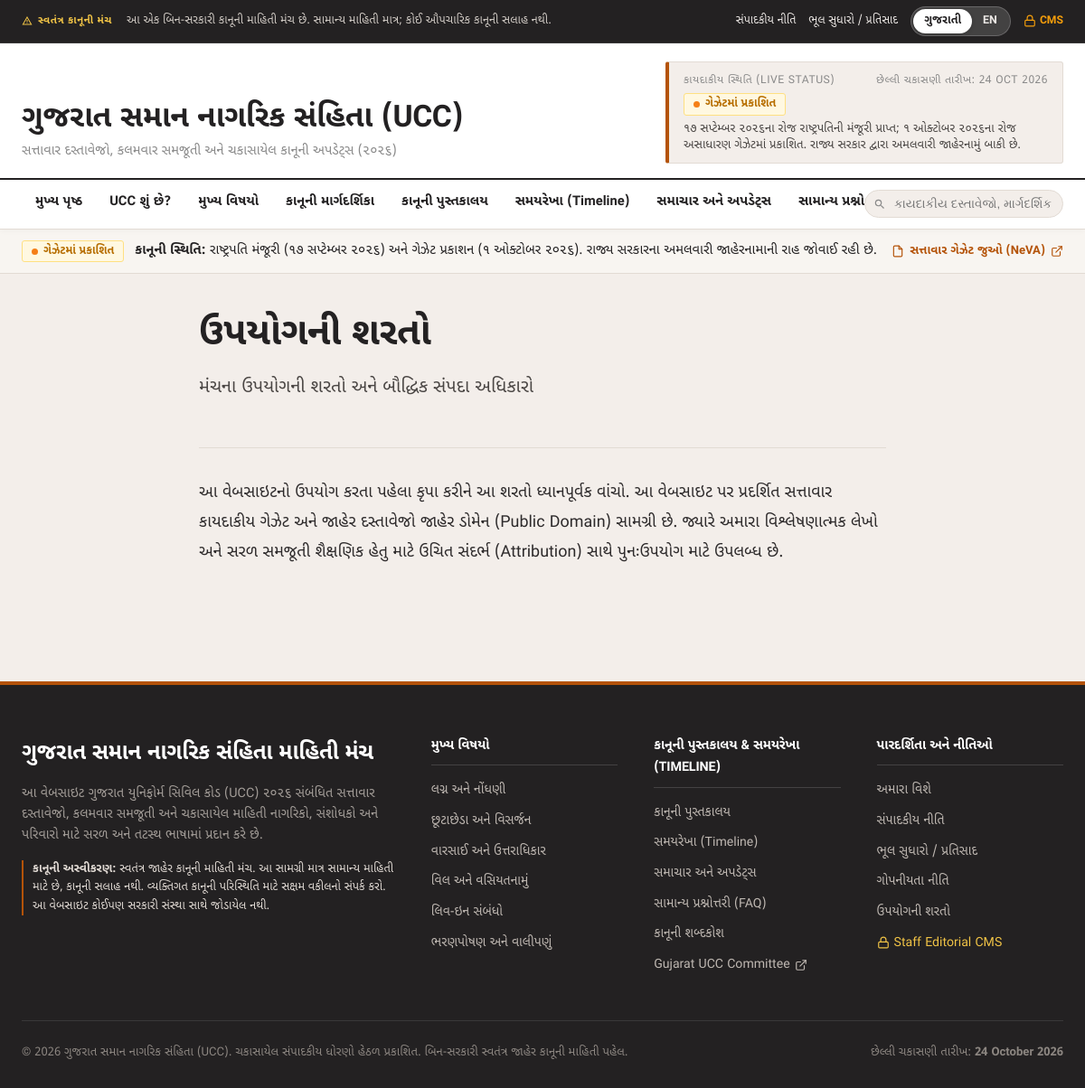
The app's page /terms/ with its own data.
### apps/core/models.py (models this page shows, shortened)
class SiteSettings(models.Model):
    site_name_en = models.CharField(max_length=200, default="Gujarat UCC Public Information Platform")
    site_name_gu = models.CharField(max_length=200, default="ગુજરાત સમાન નાગરિક સંહિતા (UCC) માહિતી મંચ")
    current_status = models.CharField(
        max_length=50,
        choices=StatusTaxonomy.CHOICES,
        default=StatusTaxonomy.PUBLISHED_IN_GAZETTE,
        help_text="Current state-wide verified legislative status of Gujarat UCC 2026."
    )
    status_summary_en = models.CharField(
        max_length=300,
        default="Presidential Assent received on 17 Sept 2026; Published in Extraordinary Gazette on 1 Oct 2026. Commencement notification by State Govt awaited."
    )
    status_summary_gu = models.CharField(
        max_length=300,
        default="૧૭ સપ્ટેમ્બર ૨૦૨૬ના રોજ રાષ્ટ્રપતિની મંજૂરી પ્રાપ્ત; ૧ ઓક્ટોબર ૨૦૨૬ના રોજ અસાધારણ ગેઝેટમાં પ્રકાશિત. રાજ્ય સરકાર દ્વારા અમલવારી જાહેરનામું બાકી છે."
    )
    last_verified_date = models.DateField(
        help_text="Date when official gazette and rules were last cross-checked."
    )
    verified_official_source_url = models.URLField(
        default="https://cms.neva.gov.in/NeVA/GJ/FileStructures/PaperLaid/15/8/AsIntroduced/17%20of2026_AsIn.pdf"
    )
    official_committee_url = models.URLField(default="https://uccgujarat.in/")
    announcement_banner_en = models.CharField(max_length=300, blank=True)
    announcement_banner_gu = models.CharField(max_length=300, blank=True)
    show_announcement = models.BooleanField(default=True)
    mandatory_disclaimer_en = models.TextField(
        default="Independent public informational platform. General legal information only; not legal advice. Consult a qualified advocate for individual circumstances. Not affiliated with any government entity."
    )
    mandatory_disclaimer_gu = models.TextField(
        default="સ્વતંત્ર જાહેર કાનૂની માહિતી મંચ. આ સામગ્રી માત્ર સામાન્ય માહિતી માટે છે, કાનૂની સલાહ નથી. વ્યક્તિગત કાનૂની પરિસ્થિતિ માટે સક્ષમ વકીલનો સંપર્ક કરો. આ વેબસાઇટ કોઈપણ સરકારી સંસ્થા સાથે જોડાયેલ નથી."
    )
    default_theme = models.CharField(
        max_length=20,
        choices=[("light", "Light Mode"), ("dark", "Dark Mode"), ("contrast", "High Contrast Accessibility")],
        default="light"
    )
    primary_accent_color = models.CharField(max_length=30, default="#B45309", help_text="Hex color code for platform primary accent")
    default_language = models.CharField(
        max_length=10,
        choices=[("gu", "ગુજરાતી (Gujarati)"), ("en", "English")],
        default="gu"
    )
    class Meta:
        verbose_name = "Site Setting & Live Legal Status"
        verbose_name_plural = "Site Settings & Live Legal Status"

### apps/core/views.py (the view)
# urls.py: path('terms/', core_views.terms_page, name='terms_page'),
def terms_page(request):
    return render(request, 'pages/terms_page.html')

### templates/pages/terms_page.html (shortened to what this page needs)
{% extends 'base.html' %}
{% load core_tags %}
{% block content %}
<div class="container section-py">
    <div class="reading-column">
        <header class="article-header">
            <h1 class="article-headline">{{ ui.terms }}</h1>
            <p class="article-summary-deck">
                {% if is_gujarati %}
                મંચના ઉપયોગની શરતો અને બૌદ્ધિક સંપદા અધિકારો
                {% else %}
                Terms of Use, Content License, and Legal Reference Rights
                {% endif %}
            </p>
        </header>
        <div class="reading-body">
            <p>
                {% if is_gujarati %}
                આ વેબસાઇટનો ઉપયોગ કરતા પહેલા કૃપા કરીને આ શરતો ધ્યાનપૂર્વક વાંચો. આ વેબસાઇટ પર પ્રદર્શિત સત્તાવાર કાયદાકીય ગેઝેટ અને જાહેર દસ્તાવેજો જાહેર ડોમેન (Public Domain) સામગ્રી છે. જ્યારે અમારા વિશ્લેષણાત્મક લેખો અને સરળ સમજૂતી શૈક્ષણિક હેતુ માટે ઉચિત સંદર્ભ (Attribution) સાથે પુનઃઉપયોગ માટે ઉપલબ્ધ છે.
                {% endif %}
            </p>
        </div>
    </div>
</div>
{% endblock %}

### templates/base.html (shortened to what this page needs)
{% load static core_tags %}
<!DOCTYPE html>
<html lang="{{ current_lang|default:'gu' }}">
<head>
    <link rel="stylesheet" href="{% static 'css/style.css' %}">
</head>
<body class="lang-{{ current_lang|default:'gu' }} theme-light">
    <div class="top-disclaimer-bar">
        <div class="container">
            <div class="top-disclaimer-content">
                <span class="disclaimer-badge">
                    <svg width="12" height="12" viewBox="0 0 24 24" fill="currentColor"><path d="M12 2L1 21h22L12 2zm0 3.99L19.53 19H4.47L12 5.99zM11 10h2v4h-2zm0 5h2v2h-2z"/></svg>
                    {% if is_gujarati %}સ્વતંત્ર કાનૂની મંચ{% else %}Independent Public Platform{% endif %}
                </span>
                <span class="disclaimer-text">
                    {% if is_gujarati %}
                    આ એક બિન-સરકારી કાનૂની માહિતી મંચ છે. સામાન્ય માહિતી માત્ર; કોઈ ઔપચારિક કાનૂની સલાહ નથી.
                    {% else %}
                    Independent legal information initiative. General informational content only; not formal legal advice.
                    {% endif %}
                </span>
                <div class="top-bar-links">
                    <a href="{% url 'editorial_policy' %}">{{ ui.editorial_policy }}</a>
                    <a href="{% url 'corrections_page' %}">{{ ui.corrections }}</a>
                    <div class="lang-selector-group" title="ભાષા બદલો / Switch Language">
                        <a href="?lang=gu" data-lang="gu" class="lang-btn {% if is_gujarati %}active{% endif %}">ગુજરાતી</a>
                        <a href="?lang=en" data-lang="en" class="lang-btn {% if not is_gujarati %}active{% endif %}">EN</a>
                    </div>
                    <a href="{% url 'portal_admin_home' %}" style="font-size: 0.76rem; font-weight: 700; color: #F59E0B; text-decoration: none; display: inline-flex; align-items: center; gap: 4px;">
                        <svg class="icon-svg icon-sm" viewBox="0 0 24 24"><rect x="3" y="11" width="18" height="11" rx="2" ry="2"/><path d="M7 11V7a5 5 0 0 1 10 0v4"/></svg>
                        <span>CMS</span>
                    </a>
                </div>
            </div>
        </div>
    </div>
    <header class="site-masthead">
        <div class="container">
            <div class="masthead-inner">
                <div class="brand-block">
                    <h1>
                        <a href="{% url 'home' %}">
                            {% if is_gujarati %}
                            ગુજરાત સમાન નાગરિક સંહિતા (UCC)
                            {% else %}
                            Gujarat Uniform Civil Code
                            {% endif %}
                        </a>
                    </h1>
                    <div class="brand-sub">
                        {% if is_gujarati %}
                        સત્તાવાર દસ્તાવેજો, કલમવાર સમજૂતી અને ચકાસાયેલ કાનૂની અપડેટ્સ (૨૦૨૬)
                        {% else %}
                        Public Legal Repository, Section Explainers & Legislative Tracker (2026)
                        {% endif %}
                    </div>
                </div>
                <div class="masthead-status-box">
                    <div class="masthead-status-meta">
                        <span>{{ ui.status_tracker }}</span>
                        <span>{{ ui.last_verified }}: {{ site_settings.last_verified_date|date:"d M Y" }}</span>
                    </div>
                    <div class="masthead-status-text">
                        <span class="status-badge {{ current_status_badge_class }}">
                            {{ current_status_label }}
                        </span>
                        <div style="margin-top: 6px; font-size: 0.82rem; font-weight: normal; color: #494543;">
                            {% if is_gujarati %}{{ site_settings.status_summary_gu }}{% else %}{{ site_settings.status_summary_en }}{% endif %}
                        </div>
                    </div>
                </div>
            </div>
        </div>
    </header>
    <nav class="main-nav-bar" aria-label="Main Navigation">
        <div class="container nav-inner">
            <ul class="nav-links">
                <li><a href="{% url 'home' %}" class="{% if request.resolver_match.url_name == 'home' %}active{% endif %}">{{ ui.home }}</a></li>
                <li><a href="{% url 'understand_ucc' %}" class="{% if request.resolver_match.url_name == 'understand_ucc' %}active{% endif %}">{{ ui.understand_ucc }}</a></li>
                <li><a href="{% url 'topics_list' %}" class="{% if 'topic' in request.resolver_match.url_name %}active{% endif %}">{{ ui.topics }}</a></li>
                <li><a href="{% url 'explainers_list' %}" class="{% if 'explainer' in request.resolver_match.url_name %}active{% endif %}">{{ ui.explainers }}</a></li>
                <li><a href="{% url 'library_list' %}" class="{% if 'library' in request.resolver_match.url_name or 'document' in request.resolver_match.url_name %}active{% endif %}">{{ ui.library }}</a></li>
                <li><a href="{% url 'timeline_page' %}" class="{% if request.resolver_match.url_name == 'timeline_page' %}active{% endif %}">{{ ui.timeline }}</a></li>
                <li><a href="{% url 'news_list' %}" class="{% if 'news' in request.resolver_match.url_name %}active{% endif %}">{{ ui.news }}</a></li>
                <li><a href="{% url 'faq_glossary' %}" class="{% if request.resolver_match.url_name == 'faq_glossary' %}active{% endif %}">{{ ui.faq }} & {{ ui.glossary }}</a></li>
            </ul>
            <div class="nav-search-box">
                <form action="{% url 'search_page' %}" method="get">
                    <input type="text" name="q" class="nav-search-input" placeholder="{{ ui.search }}" value="{{ request.GET.q|default:'' }}">
                </form>
            </div>
        </div>
    </nav>
    <div class="live-status-banner">
        <div class="container">
            <div class="live-status-grid">
                <div class="live-status-desc">
                    <span class="status-badge {{ current_status_badge_class }}">
                        {{ current_status_label }}
                    </span>
                    <span>
                        {% if is_gujarati %}
                        <strong>કાનૂની સ્થિતિ:</strong> રાષ્ટ્રપતિ મંજૂરી (૧૭ સપ્ટેમ્બર ૨૦૨૬) અને ગેઝેટ પ્રકાશન (૧ ઓક્ટોબર ૨૦૨૬). રાજ્ય સરકારના અમલવારી જાહેરનામાની રાહ જોવાઈ રહી છે.
                        {% else %}
                        <strong>Legal Operational Notice:</strong> Presidential Assent (17 Sept 2026) and Extraordinary Gazette (1 Oct 2026). State Government appointed commencement notification awaited.
                        {% endif %}
                    </span>
                </div>
                <div class="live-status-sources">
                    <a href="{{ site_settings.verified_official_source_url }}" target="_blank" rel="noopener noreferrer" style="font-weight: 600; display: inline-flex; align-items: center; gap: 6px;">
                        <svg class="icon-svg icon-sm" viewBox="0 0 24 24"><path d="M14 2H6a2 2 0 0 0-2 2v16a2 2 0 0 0 2 2h12a2 2 0 0 0 2-2V8z"/><polyline points="14 2 14 8 20 8"/></svg>
                        <span>{% if is_gujarati %}સત્તાવાર ગેઝેટ જુઓ (NeVA){% else %}View Official Gazette (NeVA){% endif %}</span>
                        <svg class="icon-svg icon-sm" viewBox="0 0 24 24"><path d="M18 13v6a2 2 0 0 1-2 2H5a2 2 0 0 1-2-2V8a2 2 0 0 1 2-2h6"/><polyline points="15 3 21 3 21 9"/><line x1="10" y1="14" x2="21" y2="3"/></svg>
                    </a>
                </div>
            </div>
        </div>
    </div>
    <main id="main-content">
        {% block content %}{% endblock %}
    </main>
    <footer class="site-footer">
        <div class="container">
            <div class="footer-grid">
                <div class="footer-brand">
                    <h3>{% if is_gujarati %}ગુજરાત સમાન નાગરિક સંહિતા માહિતી મંચ{% else %}Gujarat Uniform Civil Code Information Platform{% endif %}</h3>
                    <p>
                        {% if is_gujarati %}
                        આ વેબસાઇટ ગુજરાત યુનિફોર્મ સિવિલ કોડ (UCC) ૨૦૨૬ સંબંધિત સત્તાવાર દસ્તાવેજો, કલમવાર સમજૂતી અને ચકાસાયેલ માહિતી નાગરિકો, સંશોધકો અને પરિવારો માટે સરળ અને તટસ્થ ભાષામાં પ્રદાન કરે છે.
                        {% else %}
                        An independent editorial project dedicated to explaining, documenting, and tracking the Gujarat Uniform Civil Code, 2026 responsibly through primary legal sources and verified citations.
                        {% endif %}
                    </p>
                    <div style="font-size: 0.8rem; color: #E0D9D3; line-height: 1.6; border-left: 2px solid var(--coral-red); padding-left: 10px;">
                        <strong>{{ ui.disclaimer }}:</strong> {{ site_settings.mandatory_disclaimer_gu|default:site_settings.mandatory_disclaimer_en }}
                    </div>
                </div>
                <div class="footer-col">
                    <h4>{{ ui.topics }}</h4>
                    <ul class="footer-links">
                        <li><a href="/topics/marriage-registration/">{% if is_gujarati %}લગ્ન અને નોંધણી{% else %}Marriage & Registration{% endif %}</a></li>
                        <li><a href="/topics/divorce-dissolution/">{% if is_gujarati %}છૂટાછેડા અને વિસર્જન{% else %}Divorce & Dissolution{% endif %}</a></li>
                        <li><a href="/topics/succession-inheritance/">{% if is_gujarati %}વારસાઈ અને ઉત્તરાધિકાર{% else %}Succession & Inheritance{% endif %}</a></li>
                        <li><a href="/topics/wills-estates/">{% if is_gujarati %}વિલ અને વસિયતનામું{% else %}Wills & Estates{% endif %}</a></li>
                        <li><a href="/topics/live-in-relationships/">{% if is_gujarati %}લિવ-ઇન સંબંધો{% else %}Live-in Relationships{% endif %}</a></li>
                        <li><a href="/topics/maintenance-guardianship/">{% if is_gujarati %}ભરણપોષણ અને વાલીપણું{% else %}Maintenance & Guardianship{% endif %}</a></li>
                    </ul>
                </div>
                <div class="footer-col">
                    <h4>{{ ui.library }} & {{ ui.timeline }}</h4>
                    <ul class="footer-links">
                        <li><a href="{% url 'library_list' %}">{{ ui.library }}</a></li>
                        <li><a href="{% url 'timeline_page' %}">{{ ui.timeline }}</a></li>
                        <li><a href="{% url 'news_list' %}">{{ ui.news }}</a></li>
                        <li><a href="{% url 'faq_glossary' %}">{{ ui.faq }}</a></li>
                        <li><a href="{% url 'faq_glossary' %}#glossary">{{ ui.glossary }}</a></li>
                        <li><a href="{{ site_settings.official_committee_url }}" target="_blank" rel="noopener" style="display: inline-flex; align-items: center; gap: 5px;"><span>Gujarat UCC Committee</span> <svg class="icon-svg icon-sm" viewBox="0 0 24 24"><path d="M18 13v6a2 2 0 0 1-2 2H5a2 2 0 0 1-2-2V8a2 2 0 0 1 2-2h6"/><polyline points="15 3 21 3 21 9"/><line x1="10" y1="14" x2="21" y2="3"/></svg></a></li>
                    </ul>
                </div>
                <div class="footer-col">
                    <h4>{% if is_gujarati %}પારદર્શિતા અને નીતિઓ{% else %}Policy & Trust{% endif %}</h4>
                    <ul class="footer-links">
                        <li><a href="{% url 'about_page' %}">{{ ui.about }}</a></li>
                        <li><a href="{% url 'editorial_policy' %}">{{ ui.editorial_policy }}</a></li>
                        <li><a href="{% url 'corrections_page' %}">{{ ui.corrections }}</a></li>
                        <li><a href="{% url 'privacy_policy' %}">{{ ui.privacy }}</a></li>
                        <li><a href="{% url 'terms_page' %}">{{ ui.terms }}</a></li>
                        <li><a href="{% url 'admin:index' %}" style="color: #F0C346; display: inline-flex; align-items: center; gap: 5px;"><svg class="icon-svg icon-sm" viewBox="0 0 24 24"><rect x="3" y="11" width="18" height="11" rx="2" ry="2"/><path d="M7 11V7a5 5 0 0 1 10 0v4"/></svg> <span>Staff Editorial CMS</span></a></li>
                    </ul>
                </div>
            </div>
            <div class="footer-bottom">
                <div>
                    &copy; 2026 {{ ui.brand_title }}. {{ ui.all_rights_reserved }}
                </div>
                <div>
                    {{ ui.last_verified }}: <strong>{{ site_settings.last_verified_date|date:"d F Y" }}</strong>
                </div>
            </div>
        </div>
    </footer>
</body>
</html>

### records on screen
SiteSettings: last_verified_date "24 OCT 2026", status_summary_gu "૧૭ સપ્ટેમ્બર ૨૦૨૬ના રોજ રાષ્ટ્રપતિની મંજૂરી પ્રાપ્ત; ૧ ઓક્ટોબર ૨૦૨૬ના રોજ અસાધારણ ગેઝેટમાં પ્રકાશિત. રાજ્ય સરકાર દ્વારા અમલવારી જાહેરનામું બાકી છે.", mandatory_disclaimer_gu "સ્વતંત્ર જાહેર કાનૂની માહિતી મંચ. આ સામગ્રી માત્ર સામાન્ય માહિતી માટે છે, કાનૂની સલાહ નથી. વ્યક્તિગત કાનૂની પરિસ્થિતિ માટે સક્ષમ વકીલનો સંપર્ક કરો. આ વેબસાઇટ કોઈપણ સરકારી સંસ્થા સાથે જોડાયેલ નથી.", last_verified_date "24 October 2026"

### other values on screen
{{ ui.editorial_policy }} "સંપાદકીય નીતિ"
{{ ui.corrections }} "ભૂલ સુધારો / પ્રતિસાદ"
{{ ui.status_tracker }} "કાયદાકીય સ્થિતિ (LIVE STATUS)"
{{ ui.last_verified }} "છેલ્લી ચકાસણી તારીખ"
{{ current_status_label }} "ગેઝેટમાં પ્રકાશિત"
{{ ui.home }} "મુખ્ય પૃષ્ઠ"
{{ ui.understand_ucc }} "UCC શું છે?"
{{ ui.topics }} "મુખ્ય વિષયો"
{{ ui.explainers }} "કાનૂની માર્ગદર્શિકા"
{{ ui.library }} "કાનૂની પુસ્તકાલય"
{{ ui.timeline }} "સમયરેખા (Timeline)"
{{ ui.news }} "સમાચાર અને અપડેટ્સ"
{{ ui.faq }} "સામાન્ય…"
{{ ui.terms }} "ઉપયોગની શરતો"
{{ ui.disclaimer }} "કાનૂની અસ્વીકરણ"
